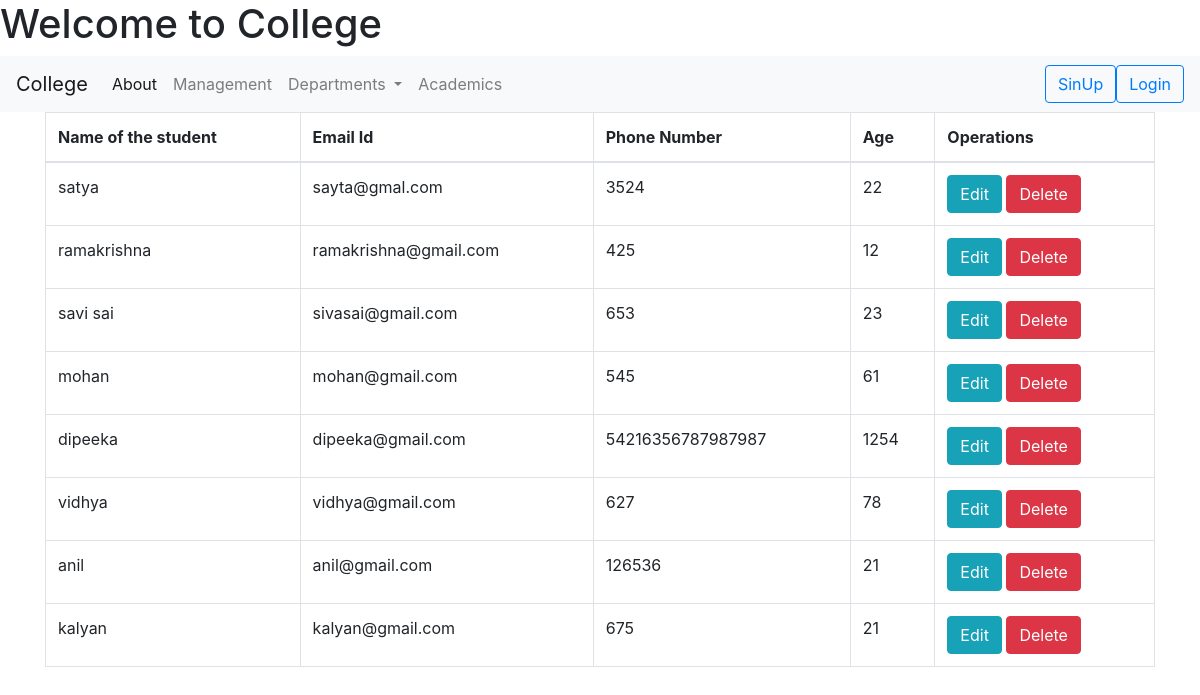
/student/display, run on an earlier commit of the app's database.
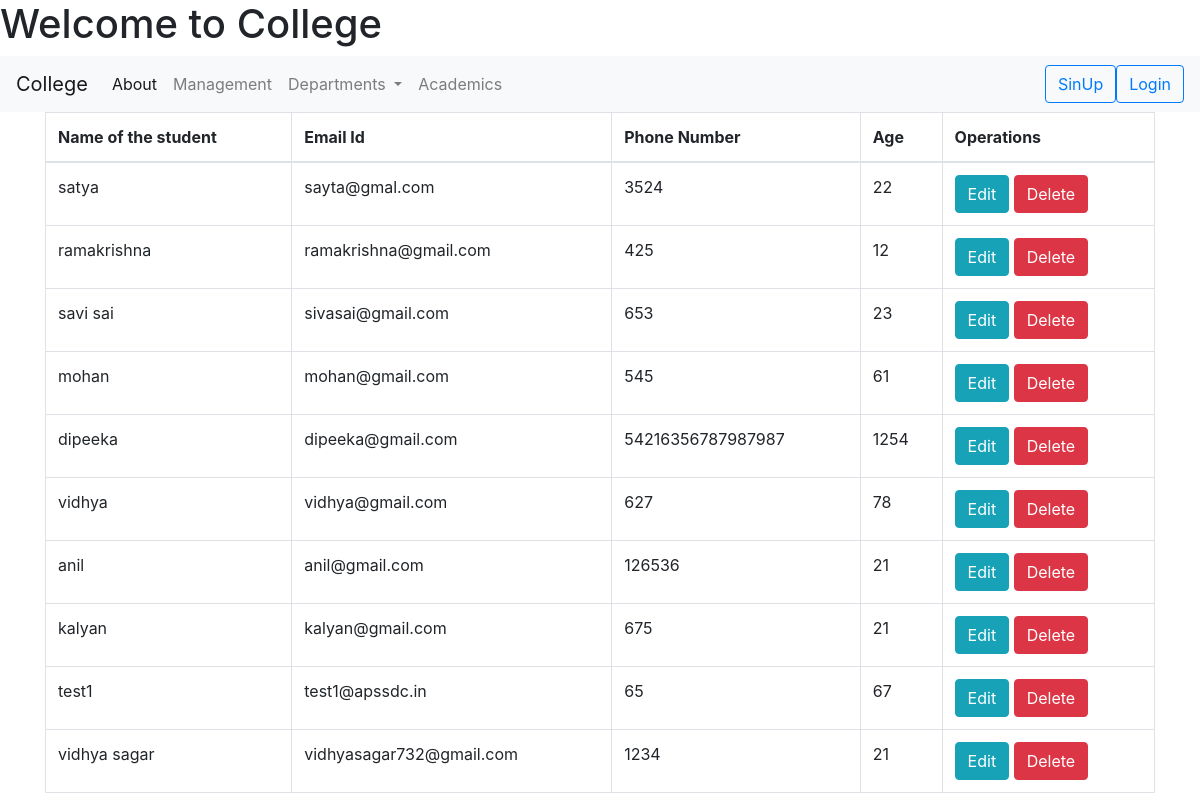
And on a later commit of the database.
### CSE/models.py (models this page shows, shortened)
class CseStudentRegister(models.Model):
    student_name = models.CharField(max_length=10)
    phone_num = models.IntegerField()
    email = models.EmailField()
    age = models.IntegerField()

### CSE/views.py (the view)
# urls.py: path('student/display', views.student_details, name='student_details'),
def student_details(request):
    details = CseStudentRegister.objects.all()
    return render(request,'student_data.html', {'data': details})

### CSE/templates/student_data.html (shortened to what this page needs)
{% extends 'index.html' %}
{% block foo %}
<div class="container">
<table class="table table-bordered">
    <thead >
        <th>Name of the student </th>
        <th> Email Id </th>
        <th> Phone Number </th>
        <th> Age </th>
    <th>Operations</th>
    </thead>
    <tbody>
    {% for i in data %}
    <tr>
    <td>{{ i.student_name }}</td>
    <td>{{ i.email }}</td>
    <td>{{ i.phone_num }}</td>
    <td>{{ i.age }}</td>
        <td><a href="{% url 'edit' i.id %}" class="btn btn-info" >Edit</a>
            <a href="{% url 'delete' i.id %}" class="btn btn-danger">Delete</a>
    </tr>
{% endfor %}
    </tbody>
</div>
{% endblock %}

What changed in the data, as far as the page shows it:
added CseStudentRegister: student_name "test1", email "test1@apssdc.in", phone_num "65", age "67"
added CseStudentRegister: student_name "vidhya sagar", email "vidhyasagar732@gmail.com", phone_num "1234", age "21"
